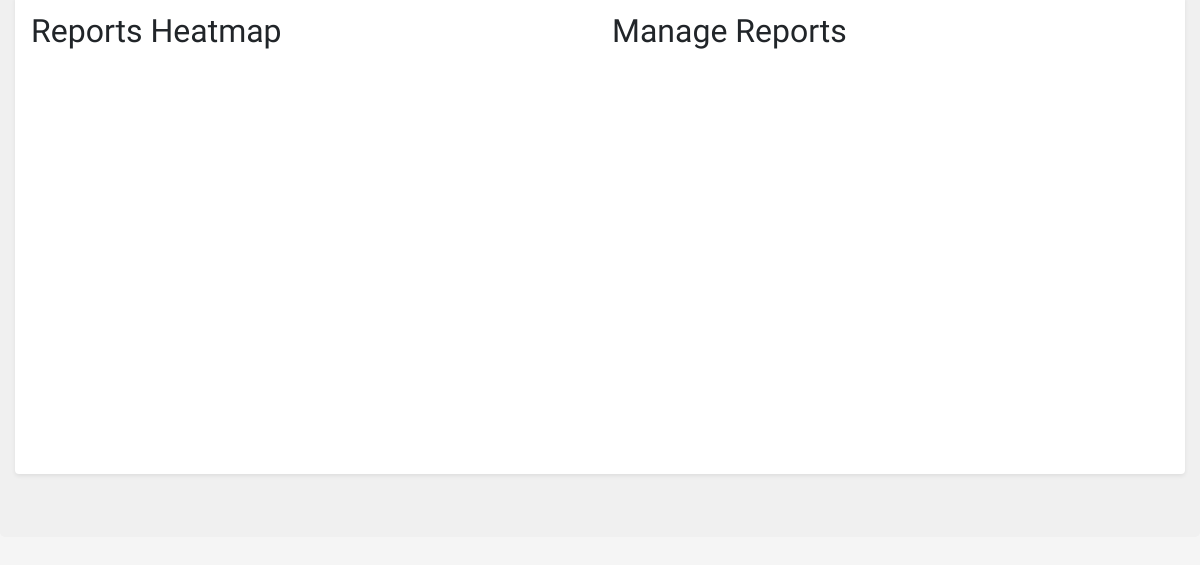
/operations/reports.php, run on an earlier commit of the app's database.
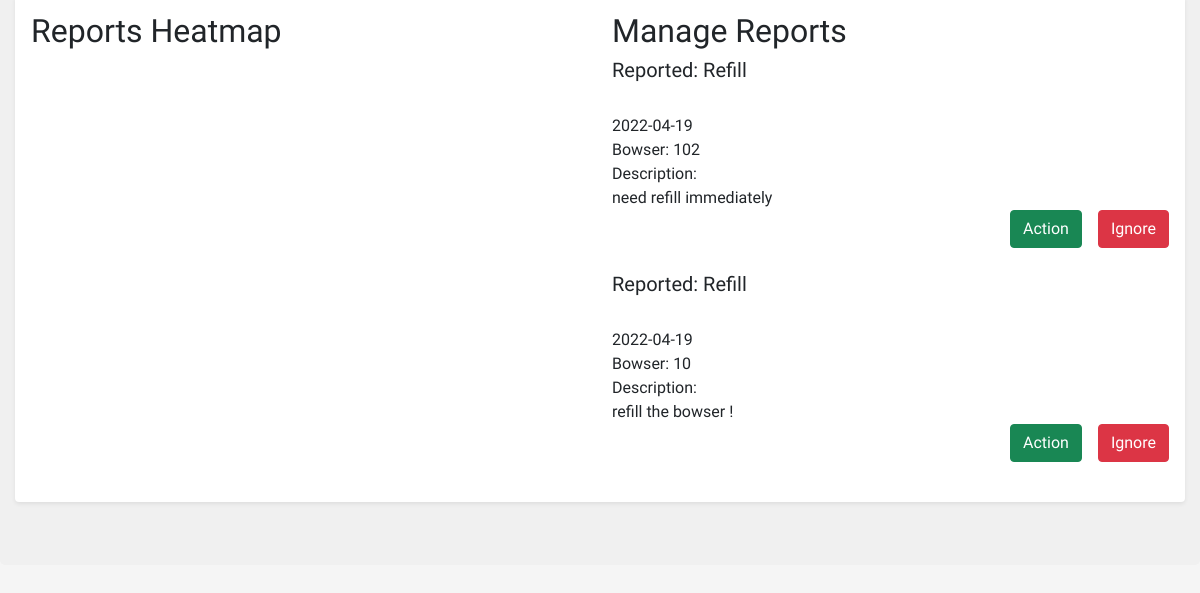
And on a later commit of the database.
### tables this page shows
CREATE TABLE `tbl_reports` (
  `Report_ID` int(11) NOT NULL,
  `Report_Type` int(11) DEFAULT NULL,
  `Bowser_ID` int(11) DEFAULT NULL,
  `Description` longtext DEFAULT NULL,
  `User_ID` int(11) DEFAULT NULL,
  `Date` timestamp NOT NULL DEFAULT current_timestamp() ON UPDATE current_timestamp(),
  `Status` varchar(100) NOT NULL,
  `Lat` varchar(30) NOT NULL,
  `Lng` varchar(30) NOT NULL
);

### operations/reports.php (the view, shortened to what this page needs)
<!doctype html>
<html>
<head>
    <link rel="stylesheet" href="../global/global.css" type="text/css">
    <link rel="stylesheet" href="https://cdnjs.cloudflare.com/ajax/libs/font-awesome/4.7.0/css/font-awesome.min.css">
    <link rel="stylesheet" href="https://cdnjs.cloudflare.com/ajax/libs/jqueryui/1.12.1/jquery-ui.css" />
    <link href="https://cdn.jsdelivr.net/npm/bootstrap@5.1.1/dist/css/bootstrap.min.css" rel="stylesheet">
    <link rel="stylesheet" href="../global/global.css" type="text/css">
</head>
<body>
<div class="upperPage">
    <div class="shadow-sm p-3 mb-5 bg-body rounded">
        <div class="row">
            <div class="col">
                <div class="heatmap">
                    <h2>Reports Heatmap</h2>
                    <div id="map"></div>
                </div>
            </div>
            <div class="col">
                <div class="manageReports">
                    <h2>Manage Reports</h2>
                    <?php
                    $connection = OpenConnection();
                    $sql = "SELECT * FROM `tbl_reports` WHERE Status ='Pending'";
                    $result = mysqli_query($connection, $sql);
                    while($rows = mysqli_fetch_assoc($result)) {
                        $reportType = $rows['Report_Type'];
                        $bowserID = $rows['Bowser_ID'];
                        $description = $rows['Description'];
                        $date = $rows['Date'];
                        $date = substr($date, 0,-8);
                        switch($reportType){
                            case 1:
                                $reportString = "Refill";
                                break;
                        }
                        echo '<form method="post" action="actionReportsDAO.php" >';
                        ?>
                        <?php
                        echo "<h5>Reported: ".$reportString."</h5><br />";
                        echo $date;
                        echo "<br />Bowser: ".$bowserID;
                        echo "<br />Description: <br />".$description;
                        echo '    <br />
                       <div class="d-grid gap-2 d-md-flex justify-content-md-end">
                          <button class="btn btn-success me-md-2" type="submit" name="acceptButton" value="Accept">Action</button>
                          <button class="btn btn-danger" type="submit" name="denyButton" value="Deny">Ignore</button>
                        </div>
                ';
                        echo "</form>";
                        echo "<br />";
                    }
                    ?>
                    </div>
                </div>
            </div>
        </div>
    </div>
            <br /><br />
</body>
</html>

What changed in the data, as far as the page shows it:
added tbl_reports: Report_Type "Refill", Date "2022-04-19", Bowser_ID "102", Description "need refill immediately"
added tbl_reports: Report_Type "Refill", Date "2022-04-19", Bowser_ID "10", Description "refill the bowser !"
